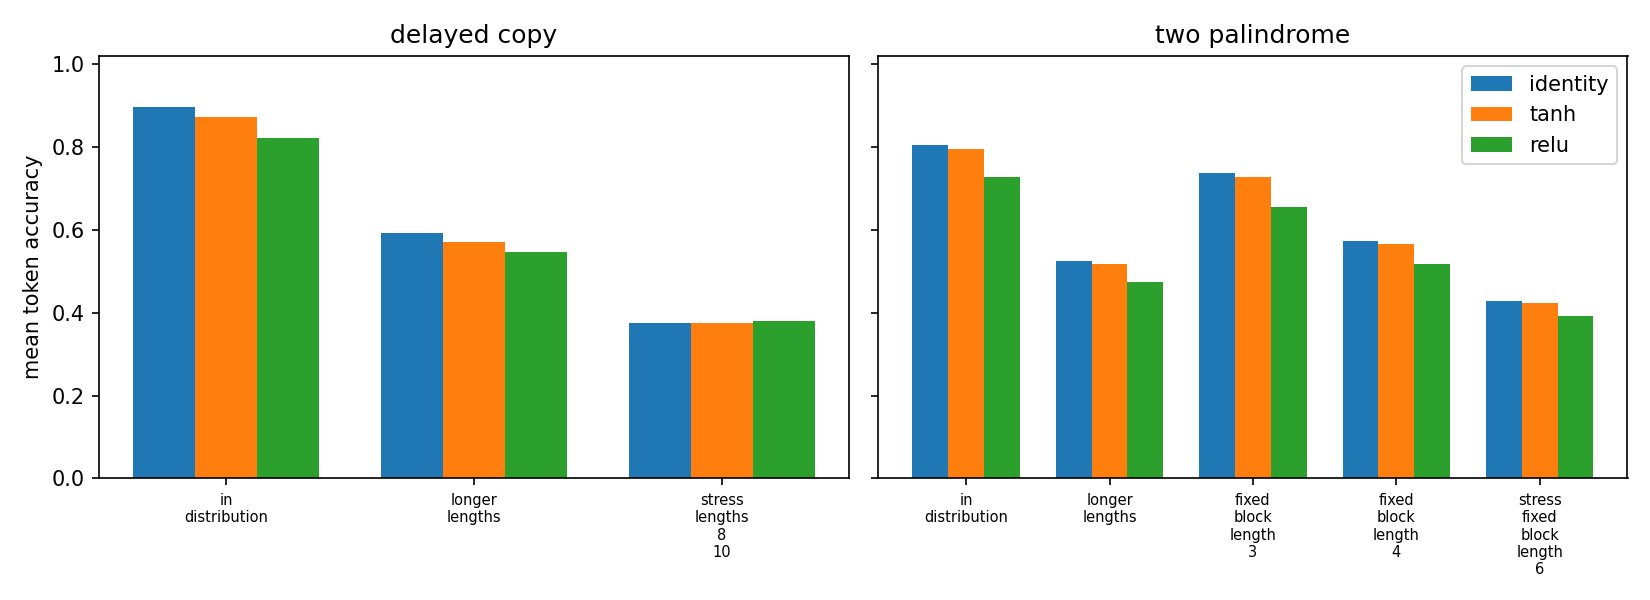

Source code (Python):
#!/usr/bin/env python3
"""Paired forked-output activation ablation with locked tanh recurrence."""

from __future__ import annotations

import argparse
import concurrent.futures
import csv
import hashlib
import json
import math
import platform
import random
import shlex
import statistics
import sys
import time
from dataclasses import asdict, dataclass
from pathlib import Path

import numpy as np
import torch
from torch import nn


READOUTS = ("identity", "tanh", "relu")
TASKS = ("delayed_copy", "two_palindrome")
ACCURACY_METRICS = ("token_accuracy", "exact_sequence_accuracy")
DIAGNOSTIC_METRICS = ("readout_feature_rms", "readout_feature_max_abs",
                      "recurrent_state_rms", "recurrent_state_max_abs",
                      "logit_rms", "logit_max_abs")


@dataclass(frozen=True)
class Config:
    symbols: int = 4
    embed_dim: int = 16
    hidden_dim: int = 40
    batch_size: int = 64
    learning_rate: float = 0.003
    copy_steps: int = 1800
    palindrome_steps: int = 2600
    eval_every: int = 25
    eval_batches: int = 4
    fixed_eval_batches: int = 16
    stress_eval_batches: int = 8
    train_copy_lengths: tuple[int, int] = (2, 4)
    long_copy_lengths: tuple[int, int] = (5, 6)
    stress_copy_lengths: tuple[int, int] = (8, 10)
    train_pal_lengths: tuple[int, int] = (2, 3)
    long_pal_lengths: tuple[int, int] = (4, 5)
    stress_pal_lengths: tuple[int, int] = (6, 6)
    delay_range: tuple[int, int] = (1, 3)
    gradient_clip_norm: float = 1.0


class Tokens:
    def __init__(self, symbols: int):
        self.PAD = symbols
        self.BLANK = symbols + 1
        self.START = symbols + 2
        self.SEP = symbols + 3
        self.QUERY1 = symbols + 4
        self.QUERY2 = symbols + 5
        self.vocab_in = symbols + 6


class MemoryRNN(nn.Module):
    """Identical forked models; only a parameter-free output transform varies."""

    def __init__(self, readout: str, vocab_in: int, outputs: int, cfg: Config):
        super().__init__()
        if readout not in READOUTS:
            raise ValueError(readout)
        self.readout = readout
        self.embedding = nn.Embedding(vocab_in, cfg.embed_dim)
        self.trunk1 = nn.Linear(cfg.embed_dim + cfg.hidden_dim, cfg.hidden_dim)
        self.trunk2 = nn.Linear(cfg.hidden_dim, cfg.hidden_dim)
        self.W_state = nn.Linear(cfg.hidden_dim, cfg.hidden_dim)
        self.W_out = nn.Linear(cfg.hidden_dim, outputs)
        self.hidden_dim = cfg.hidden_dim
        with torch.no_grad():
            self.W_state.weight.copy_(torch.eye(cfg.hidden_dim))
            self.W_state.bias.zero_()
            self.trunk2.weight.mul_(0.1)
            self.trunk2.bias.zero_()

    def output_features(self, z: torch.Tensor) -> torch.Tensor:
        if self.readout == "tanh":
            return torch.tanh(z)
        if self.readout == "relu":
            return torch.relu(z)
        return z

    def forward(self, x: torch.Tensor, diagnostics: bool = False):
        h = torch.zeros(x.shape[0], self.hidden_dim, device=x.device)
        logits_by_step, states, features, carriers = [], [], [], []
        for t in range(x.shape[1]):
            transformed = torch.relu(self.trunk1(
                torch.cat((self.embedding(x[:, t]), h), dim=-1)))
            z = h + torch.relu(self.trunk2(transformed))
            # Locked recurrence and topology in every arm.
            h = torch.tanh(self.W_state(z))
            readout_features = self.output_features(z)
            logits_by_step.append(self.W_out(readout_features))
            if diagnostics:
                states.append(h)
                features.append(readout_features)
                carriers.append(z)
        logits = torch.stack(logits_by_step, dim=1)
        if diagnostics:
            return (logits, torch.stack(states, dim=1),
                    torch.stack(features, dim=1), torch.stack(carriers, dim=1))
        return logits


def make_batch(task, batch_size, length_range, cfg, tok, rng):
    sequences, answers = [], []
    for _ in range(batch_size):
        delay = int(rng.integers(cfg.delay_range[0], cfg.delay_range[1] + 1))
        if task == "delayed_copy":
            n = int(rng.integers(length_range[0], length_range[1] + 1))
            block = rng.integers(0, cfg.symbols, n).tolist()
            seq = [tok.START] + block + [tok.SEP] + [tok.BLANK] * delay + [tok.QUERY1]
            start = len(seq)
            seq += [tok.BLANK] * n
            ans = [(start + j, value) for j, value in enumerate(block)]
        elif task == "two_palindrome":
            n1 = int(rng.integers(length_range[0], length_range[1] + 1))
            n2 = int(rng.integers(length_range[0], length_range[1] + 1))
            b1 = rng.integers(0, cfg.symbols, n1).tolist()
            b2 = rng.integers(0, cfg.symbols, n2).tolist()
            seq = [tok.START] + b1 + [tok.SEP] + b2 + [tok.SEP]
            seq += [tok.BLANK] * delay + [tok.QUERY1]
            start1 = len(seq)
            seq += [tok.BLANK] * n1 + [tok.QUERY2]
            start2 = len(seq)
            seq += [tok.BLANK] * n2
            ans = ([(start1 + j, value) for j, value in enumerate(reversed(b1))]
                   + [(start2 + j, value) for j, value in enumerate(reversed(b2))])
        else:
            raise ValueError(task)
        sequences.append(seq)
        answers.append(ans)
    max_len = max(map(len, sequences))
    x = torch.full((batch_size, max_len), tok.PAD, dtype=torch.long)
    y = torch.zeros((batch_size, max_len), dtype=torch.long)
    mask = torch.zeros((batch_size, max_len), dtype=torch.bool)
    for i, (seq, ans) in enumerate(zip(sequences, answers)):
        x[i, :len(seq)] = torch.tensor(seq)
        for position, value in ans:
            y[i, position], mask[i, position] = value, True
    return x, y, mask


def masked_metrics(logits, y, mask):
    selected, targets = logits[mask], y[mask]
    return (nn.functional.cross_entropy(selected, targets),
            (selected.argmax(-1) == targets).float().mean().item())


class Diagnostics:
    def __init__(self):
        names = ("readout_feature", "recurrent_state", "logit")
        self.ssq = {name: 0.0 for name in names}
        self.count = {name: 0 for name in names}
        self.maximum = {name: 0.0 for name in names}
        self.saturated = 0
        self.saturation_count = 0

    def add(self, logits, states, features, carriers, is_tanh):
        for name, tensor in (("readout_feature", features),
                             ("recurrent_state", states), ("logit", logits)):
            data = tensor.detach().double()
            self.ssq[name] += float((data * data).sum())
            self.count[name] += data.numel()
            self.maximum[name] = max(self.maximum[name], float(data.abs().max()))
        if is_tanh:
            # Compute from z explicitly; equivalent to abs(readout feature) > .95.
            transformed = torch.tanh(carriers.detach())
            self.saturated += int((transformed.abs() > .95).sum())
            self.saturation_count += transformed.numel()

    def result(self, is_tanh):
        out = {}
        for name in self.ssq:
            out[name + "_rms"] = math.sqrt(self.ssq[name] / self.count[name])
            out[name + "_max_abs"] = self.maximum[name]
        out["tanh_readout_saturation_fraction"] = (
            self.saturated / self.saturation_count if is_tanh else None)
        return out


def panel_specs(task, cfg):
    if task == "delayed_copy":
        return (("in_distribution", cfg.train_copy_lengths, cfg.eval_batches),
                ("longer_lengths", cfg.long_copy_lengths, cfg.eval_batches),
                ("stress_lengths_8_10", cfg.stress_copy_lengths, cfg.stress_eval_batches))
    return (("in_distribution", cfg.train_pal_lengths, cfg.eval_batches),
            ("longer_lengths", cfg.long_pal_lengths, cfg.eval_batches),
            ("fixed_block_length_3", (3, 3), cfg.fixed_eval_batches),
            ("fixed_block_length_4", (4, 4), cfg.fixed_eval_batches),
            ("stress_fixed_block_length_6", cfg.stress_pal_lengths, cfg.stress_eval_batches))


@torch.no_grad()
def evaluate(model, task, lengths, cfg, tok, seed, batches):
    model.eval()
    rng = np.random.default_rng(seed)
    losses, correct, total, exact, samples = [], 0, 0, 0, 0
    diagnostics = Diagnostics()
    for batch_index in range(batches):
        x, y, mask = make_batch(task, cfg.batch_size, lengths, cfg, tok, rng)
        logits, states, features, carriers = model(x, diagnostics=True)
        tensors = (logits, states, features, carriers)
        if not all(torch.isfinite(tensor).all() for tensor in tensors):
            model.train()
            return {"status": "nonfinite", "nonfinite_batch": batch_index}
        loss, _ = masked_metrics(logits, y, mask)
        matches = logits.argmax(-1) == y
        losses.append(loss.item())
        correct += int(matches[mask].sum())
        total += int(mask.sum())
        exact += int((matches | ~mask).all(dim=1).sum())
        samples += x.shape[0]
        diagnostics.add(logits, states, features, carriers, model.readout == "tanh")
    model.train()
    return {"status": "ok", "nonfinite_batch": None, "loss": float(np.mean(losses)),
            "token_accuracy": correct / total, "exact_sequence_accuracy": exact / samples,
            "batches": batches, "samples": samples, "target_tokens": total,
            **diagnostics.result(model.readout == "tanh")}


def count_parameters(model):
    return sum(p.numel() for p in model.parameters() if p.requires_grad)


def failed_run(readout, task, seed, cfg, tok, reason, step, started, traceback_text=None):
    return {"readout": readout, "task": task, "seed": seed,
            "parameter_count": count_parameters(MemoryRNN(
                readout, tok.vocab_in, cfg.symbols, cfg)),
            "steps_budget": cfg.copy_steps if task == "delayed_copy" else cfg.palindrome_steps,
            "steps_completed": 0 if step is None else max(0, step - 1), "status": "failed",
            "nonfinite_failure": "nonfinite" in reason.lower(), "failure_reason": reason,
            "failure_step": step, "traceback": traceback_text, "evaluations": {},
            "optimization": None, "runtime_seconds": time.perf_counter() - started,
            "curve": []}


def train_one(readout, task, seed, cfg, tok):
    started = time.perf_counter()
    random.seed(seed)
    np.random.seed(seed)
    torch.manual_seed(seed)
    model = MemoryRNN(readout, tok.vocab_in, cfg.symbols, cfg)
    optimizer = torch.optim.Adam(model.parameters(), lr=cfg.learning_rate)
    offset = 0 if task == "delayed_copy" else 1_000_000
    rng = np.random.default_rng(10_000 + seed + offset)
    lengths = cfg.train_copy_lengths if task == "delayed_copy" else cfg.train_pal_lengths
    steps = cfg.copy_steps if task == "delayed_copy" else cfg.palindrome_steps
    curves, grad_norms, clip_binds = [], [], 0
    for step in range(1, steps + 1):
        upper = min(lengths[1], 1 + (step - 1) // 200)
        batch_lengths = (min(lengths[0], upper), upper)
        x, y, mask = make_batch(task, cfg.batch_size, batch_lengths, cfg, tok, rng)
        optimizer.zero_grad(set_to_none=True)
        logits = model(x)
        if not torch.isfinite(logits).all():
            return failed_run(readout, task, seed, cfg, tok,
                              "nonfinite training logits", step, started)
        loss, train_accuracy = masked_metrics(logits, y, mask)
        if not torch.isfinite(loss):
            return failed_run(readout, task, seed, cfg, tok,
                              "nonfinite training loss", step, started)
        loss.backward()  # Full BPTT: recurrent state is never detached.
        norm = float(nn.utils.clip_grad_norm_(model.parameters(), cfg.gradient_clip_norm))
        if not math.isfinite(norm):
            return failed_run(readout, task, seed, cfg, tok,
                              "nonfinite pre-clipping gradient norm", step, started)
        grad_norms.append(norm)
        clip_binds += norm > cfg.gradient_clip_norm
        optimizer.step()
        if not all(torch.isfinite(p).all() for p in model.parameters()):
            return failed_run(readout, task, seed, cfg, tok,
                              "nonfinite parameter after optimizer step", step, started)
        if step == 1 or step % cfg.eval_every == 0 or step == steps:
            val = evaluate(model, task, lengths, cfg, tok, 20_000 + seed + offset,
                           cfg.eval_batches)
            if val["status"] != "ok":
                return failed_run(readout, task, seed, cfg, tok,
                                  "nonfinite validation tensor", step, started)
            curves.append({"step": step, "examples": step * cfg.batch_size,
                           "train_loss": loss.item(), "train_accuracy": train_accuracy,
                           "validation_loss": val["loss"],
                           "validation_accuracy": val["token_accuracy"],
                           "validation_exact_sequence_accuracy": val["exact_sequence_accuracy"]})
    evaluations = {}
    for panel_index, (name, panel_lengths, batches) in enumerate(panel_specs(task, cfg)):
        evaluations[name] = evaluate(model, task, panel_lengths, cfg, tok,
                                     30_000 + panel_index * 100_000 + seed + offset, batches)
    optimization = {"pre_clip_gradient_norm_mean": statistics.mean(grad_norms),
                    "pre_clip_gradient_norm_std": statistics.stdev(grad_norms),
                    "pre_clip_gradient_norm_max": max(grad_norms),
                    "clip_bind_steps": clip_binds, "optimizer_steps": len(grad_norms),
                    "clip_bind_fraction": clip_binds / len(grad_norms)}
    return {"readout": readout, "task": task, "seed": seed,
            "parameter_count": count_parameters(model), "steps_budget": steps,
            "steps_completed": steps, "status": "ok", "nonfinite_failure": False,
            "failure_reason": None, "failure_step": None, "traceback": None,
            "evaluations": evaluations, "optimization": optimization,
            "runtime_seconds": time.perf_counter() - started, "curve": curves}


def ci95(values):
    mean = statistics.mean(values)
    if len(values) < 2:
        return [mean, mean]
    critical = {19: 2.0930240544}.get(len(values) - 1, 1.96)
    half = critical * statistics.stdev(values) / math.sqrt(len(values))
    return [mean - half, mean + half]


def summarize(runs, cfg):
    arm_rows, panel_rows, contrasts = [], [], []
    by_key = {(r["task"], r["seed"], r["readout"]): r for r in runs}
    for task in TASKS:
        seeds = sorted({r["seed"] for r in runs if r["task"] == task})
        for readout in READOUTS:
            group = [r for r in runs if r["task"] == task and r["readout"] == readout]
            good = [r for r in group if r["status"] == "ok"]
            arm_rows.append({"task": task, "readout": readout, "runs": len(group),
                             "successful_runs": len(good), "failed_runs": len(group)-len(good),
                             "nonfinite_failures": sum(r["nonfinite_failure"] for r in group),
                             **{key + "_mean": statistics.mean(r["optimization"][key] for r in good)
                                if good else None for key in
                                ("pre_clip_gradient_norm_mean", "pre_clip_gradient_norm_max",
                                 "clip_bind_fraction")}})
            for panel, _, _ in panel_specs(task, cfg):
                finite = [r for r in good if r["evaluations"][panel]["status"] == "ok"]
                row = {"task": task, "panel": panel, "readout": readout,
                       "runs": len(group), "finite_evaluations": len(finite),
                       "nonfinite_evaluations": len(good) - len(finite)}
                metrics = (*ACCURACY_METRICS, *DIAGNOSTIC_METRICS,
                           "tanh_readout_saturation_fraction")
                for metric in metrics:
                    vals = [r["evaluations"][panel][metric] for r in finite
                            if r["evaluations"][panel][metric] is not None]
                    row[metric + "_mean"] = statistics.mean(vals) if vals else None
                    row[metric + "_std"] = (statistics.stdev(vals) if len(vals) > 1
                                             else 0.0 if vals else None)
                    row[metric + "_ci95"] = ci95(vals) if vals else None
                panel_rows.append(row)
        for first in ("identity", "relu"):
            for panel, _, _ in panel_specs(task, cfg):
                for metric in (*ACCURACY_METRICS, *DIAGNOSTIC_METRICS):
                    diffs, used = [], []
                    for seed in seeds:
                        a, b = by_key[task, seed, first], by_key[task, seed, "tanh"]
                        if (a["status"] == b["status"] == "ok"
                                and a["evaluations"][panel]["status"] == "ok"
                                and b["evaluations"][panel]["status"] == "ok"):
                            diffs.append(a["evaluations"][panel][metric]
                                         - b["evaluations"][panel][metric])
                            used.append(seed)
                    contrasts.append({"contrast": first + "_minus_tanh", "task": task,
                                      "panel": panel, "metric": metric,
                                      "paired_seeds": len(diffs), "seed_ids": used,
                                      "differences_by_seed": diffs,
                                      "mean_difference": statistics.mean(diffs) if diffs else None,
                                      "std_difference": statistics.stdev(diffs) if len(diffs)>1 else 0.0,
                                      "ci95": ci95(diffs) if diffs else None,
                                      "first_wins": sum(v > 0 for v in diffs),
                                      "ties": sum(v == 0 for v in diffs),
                                      "tanh_wins": sum(v < 0 for v in diffs)})
    return arm_rows, panel_rows, contrasts


def write_csv(path, rows):
    rows = [{k: json.dumps(v) if isinstance(v, (list, dict)) else v
             for k, v in row.items()} for row in rows]
    keys = list(dict.fromkeys(key for row in rows for key in row))
    with path.open("w", newline="") as handle:
        writer = csv.DictWriter(handle, fieldnames=keys)
        writer.writeheader()
        writer.writerows(rows)


def batch_stream_fingerprint(task, seed, cfg, tok):
    offset = 0 if task == "delayed_copy" else 1_000_000
    lengths = cfg.train_copy_lengths if task == "delayed_copy" else cfg.train_pal_lengths
    rng = np.random.default_rng(10_000 + seed + offset)
    digest = hashlib.sha256()
    for step in range(1, 4):
        upper = min(lengths[1], 1 + (step - 1) // 200)
        batch = make_batch(task, cfg.batch_size, (min(lengths[0], upper), upper), cfg, tok, rng)
        for tensor in batch:
            digest.update(tensor.numpy().tobytes())
    return digest.hexdigest()


def validate(runs, seeds, cfg, paired_initializations, counts, batch_checks):
    expected = {(task, seed, readout) for task in TASKS for seed in range(seeds)
                for readout in READOUTS}
    observed = {(r["task"], r["seed"], r["readout"]) for r in runs}
    complete = all(set(r["evaluations"]) == {p[0] for p in panel_specs(r["task"], cfg)}
                   and all(e["status"] == "ok" and all(metric in e for metric in
                           (*ACCURACY_METRICS, *DIAGNOSTIC_METRICS,
                            "tanh_readout_saturation_fraction"))
                           for e in r["evaluations"].values())
                   for r in runs if r["status"] == "ok")
    checks = {"expected_run_count": len(expected), "observed_run_count": len(runs),
              "run_count_ok": len(runs) == len(expected),
              "duplicate_keys": len(runs) - len(observed),
              "missing_keys": [list(x) for x in sorted(expected - observed)],
              "unexpected_keys": [list(x) for x in sorted(observed - expected)],
              "parameter_counts_equal": len(set(counts.values())) == 1,
              "all_run_parameter_counts_match": all(r["parameter_count"] == counts[r["readout"]]
                                                      for r in runs),
              "paired_initializations_equal": all(paired_initializations),
              "paired_batch_stream_checks_passed": all(batch_checks),
              "successful_outputs_complete_and_finite": complete}
    checks["passed"] = all((checks["run_count_ok"], checks["duplicate_keys"] == 0,
                            not checks["missing_keys"], not checks["unexpected_keys"],
                            checks["parameter_counts_equal"], checks["all_run_parameter_counts_match"],
                            checks["paired_initializations_equal"],
                            checks["paired_batch_stream_checks_passed"], complete))
    return checks


def make_plot(panel_rows, out_dir):
    try:
        import matplotlib.pyplot as plt
    except ImportError:
        return
    fig, axes = plt.subplots(1, 2, figsize=(11, 4), sharey=True)
    for axis, task in zip(axes, TASKS):
        rows = [r for r in panel_rows if r["task"] == task]
        panels = [p[0] for p in panel_specs(task, Config())]
        width = .25
        x = np.arange(len(panels))
        for index, readout in enumerate(READOUTS):
            values = [next(r for r in rows if r["panel"] == p and r["readout"] == readout)
                      ["token_accuracy_mean"] for p in panels]
            axis.bar(x + (index - 1) * width, values, width, label=readout)
        axis.set_xticks(x, [p.replace("_", "\n") for p in panels], fontsize=7)
        axis.set_title(task.replace("_", " "))
        axis.set_ylim(0, 1.02)
    axes[0].set_ylabel("mean token accuracy")
    axes[1].legend()
    fig.tight_layout()
    fig.savefig(out_dir / "output_activation_bptt.png", dpi=150)
    plt.close(fig)


def worker(job):
    readout, task, seed, cfg = job
    torch.set_num_threads(1)
    torch.use_deterministic_algorithms(True)
    tok = Tokens(cfg.symbols)
    started = time.perf_counter()
    try:
        return train_one(readout, task, seed, cfg, tok)
    except Exception as exc:
        import traceback
        return failed_run(readout, task, seed, cfg, tok,
                          f"worker exception: {type(exc).__name__}: {exc}", None, started,
                          traceback.format_exc())


def main():
    parser = argparse.ArgumentParser()
    parser.add_argument("--seeds", type=int, default=20)
    parser.add_argument("--workers", type=int, default=12)
    parser.add_argument("--copy-steps", type=int)
    parser.add_argument("--palindrome-steps", type=int)
    parser.add_argument("--output", type=Path, default=Path("output_activation_bptt_results.json"))
    args = parser.parse_args()
    cfg = Config(**{k: v for k, v in (("copy_steps", args.copy_steps),
                                      ("palindrome_steps", args.palindrome_steps)) if v is not None})
    torch.set_num_threads(1)
    torch.use_deterministic_algorithms(True)
    tok = Tokens(cfg.symbols)
    counts = {r: count_parameters(MemoryRNN(r, tok.vocab_in, cfg.symbols, cfg)) for r in READOUTS}
    initialization_checks, batch_checks = [], []
    for task in TASKS:
        for seed in range(args.seeds):
            states = []
            for readout in READOUTS:
                torch.manual_seed(seed)
                states.append(MemoryRNN(readout, tok.vocab_in, cfg.symbols, cfg).state_dict())
            initialization_checks.append(all(torch.equal(states[0][key], state[key])
                                             for state in states[1:] for key in states[0]))
            # Each arm reconstructs this same task/seed stream; compare explicit fingerprints.
            fingerprints = [batch_stream_fingerprint(task, seed, cfg, tok) for _ in READOUTS]
            batch_checks.append(len(set(fingerprints)) == 1)
    jobs = [(readout, task, seed, cfg) for task in TASKS for seed in range(args.seeds)
            for readout in READOUTS]
    started = time.perf_counter()
    if args.workers == 1:
        runs = [worker(job) for job in jobs]
    else:
        runs = []
        with concurrent.futures.ProcessPoolExecutor(max_workers=args.workers) as executor:
            for run in executor.map(worker, jobs):
                runs.append(run)
                print(f"finished {run['task']} seed={run['seed']} readout={run['readout']} "
                      f"status={run['status']} time={run['runtime_seconds']:.1f}s", flush=True)
    runs.sort(key=lambda r: (TASKS.index(r["task"]), r["seed"], READOUTS.index(r["readout"])))
    arm_rows, panel_rows, contrasts = summarize(runs, cfg)
    validation = validate(runs, args.seeds, cfg, initialization_checks, counts, batch_checks)
    runtime = time.perf_counter() - started
    payload = {"metadata": {"command": shlex.join([sys.executable, *sys.argv]),
                             "python_version": platform.python_version(),
                             "torch_version": torch.__version__, "device": "cpu",
                             "workers": args.workers, "deterministic_algorithms": True,
                             "full_bptt": True, "optimizer": "Adam",
                             "paired_batch_streams": True,
                             "parameter_counts": counts,
                             "locked_topology": "forked",
                             "locked_recurrence": "h_next = tanh(W_state(z))",
                             "varied_component": "logits = W_out(f(z)); f in identity,tanh,relu",
                             "confidence_interval": "two-sided 95% Student t interval over paired seed differences",
                             "config": asdict(cfg), "total_runtime_seconds": runtime},
               "validation": validation, "arm_summaries": arm_rows,
               "panel_summaries": panel_rows, "paired_comparisons": contrasts, "runs": runs}
    args.output.write_text(json.dumps(payload, indent=2) + "\n")
    csv_path = args.output.with_name("output_activation_bptt_summary.csv")
    write_csv(csv_path, ([{"row_type": "arm_summary", **r} for r in arm_rows]
                         + [{"row_type": "evaluation_panel", **r} for r in panel_rows]
                         + [{"row_type": "paired_comparison", **r} for r in contrasts]))
    make_plot(panel_rows, args.output.parent)
    print(json.dumps({"validation": validation, "arm_summaries": arm_rows}, indent=2))
    print(f"wrote {args.output} and {csv_path}; total runtime {runtime:.1f}s")
    if not validation["passed"]:
        raise SystemExit("validation failed")


if __name__ == "__main__":
    main()
